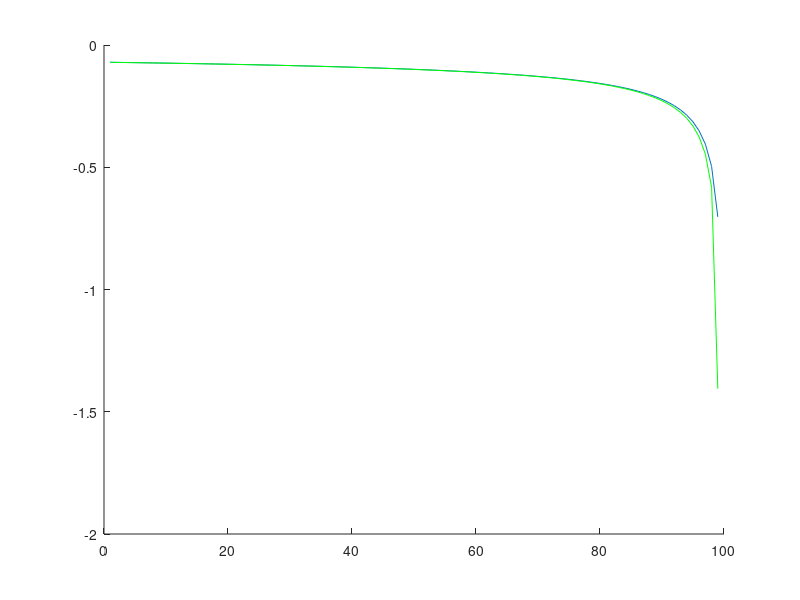
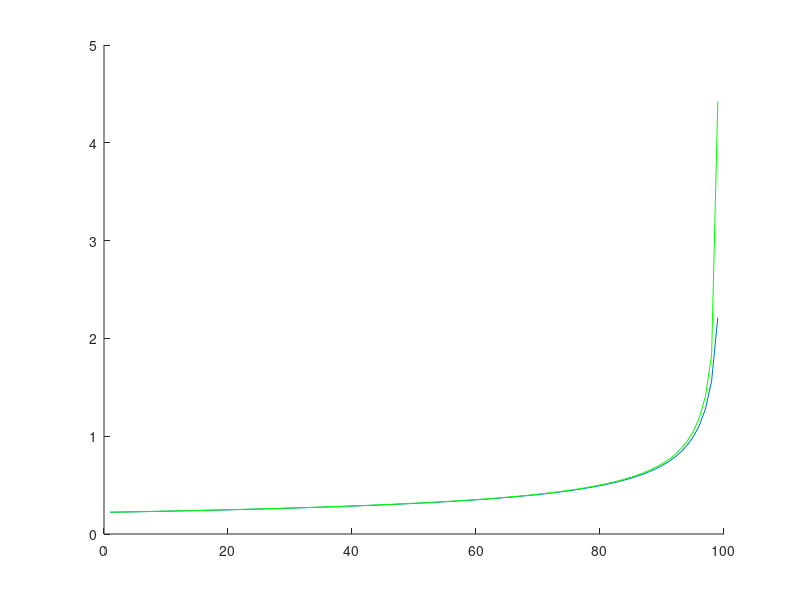

These figures' MATLAB source, in order:
%% dp1dot/dp1
clear all
u = zeros(5);
x = zeros(5);
dp = 0.02;

% Inputs
torque_drive = u(1);  
Inflow_opening = u(2);
Outflow_opening = u(3); 
Recycle_opening = u(4);
dummy = u(5); 


% States
p1 = x(1);
p2 = x(2);
m_comp = x(3);
omega_comp = x(4);
m_rec = x(5);

% Calculate p1dot varying p1
for i=1:100
    p1 = -1+i*dp;

torque_drive = torque_drive * 15000 / (2 * pi * 50);
% if omega_comp > 2*pi*50
        torque_drive = torque_drive * (2 * pi * 50 / omega_comp);
% end

% Parameters
% NEW: Parameters for Air
% cv = 20.0;
% cp = 29.0;
% gamma = cp/cv; % 1.4028
% R_air = 8.31 / 28.97 *1000;
% T0 = 25;

SpeedSound = 340;     % speed of sound
In_pres    = 1.0;  % input pressure
Out_pres   = 1.0; % output pressure

% Valve_in_gain = 1 / 270; % 420.0 / 3600 / sqrt(9789 / 11.82);   % opening gain
% Valve_rec_gain = 420.0 / 3600 / sqrt(9789 / 11.82); %0.01; % opening gain
% Valve_out_gain = 1 / 270; % 420.0 / 3600 / sqrt(9789 / 11.82); %1.0/sqrt(0.2e5); % opening gain

VolumeT1 = 2*pi * (0.60 / 2)^2 * 2 + pi * (0.08 / 2)^2 * 8.191; % volume of the inlet pipe, 6m
VolumeT2 =  pi * (0.60 / 2)^2 * 2 + pi * (0.08 / 2)^2 * 5.940; % volume, tank
AdivL =     pi * (0.08 / 2)^2 / 3 * 0.1;  % Duct cross section divided by length

%%% Compressor
J          = (0.4 + 0.2070) *0.4; % 0.8;  % shaft inertia: compressor and rotor
% tauComp    = 1.0/0.001;     % time constant of the pressure ratio
tauRecycle =   1/0.5 * 1;     % time constant of the recycle valve




%%% coefficients of the compressor map 
A = [0.000299749505193654     -0.000171254191089237      3.57321648097597e-05    -9.1783572200945e-07 ...
    -0.252701086129365         0.136885752773673         -0.02642368327081        0.00161012740365743 ...
    54.8046725371143          -29.9550791497765          5.27827499839098         0.693826282579158];

%%% coefficients of the torque map 
B = [0.0230082553748617       -0.00142888713858701     36.1012418352137          3.34780616372668];


% Algebraic equations

% valves
C = [-0.423884232813775         0.626400271518973       -0.0995040168384753      0.0201535563630318 ...
     -0.490814924104294         0.843580880467905        -0.423103455111209      0.0386841406482887];

dp_sqrt = sqrt(abs(In_pres*100 - p1*100)) * sign(In_pres*100 - p1*100);
M3 = [dp_sqrt*Inflow_opening^3 dp_sqrt*Inflow_opening^2 dp_sqrt*Inflow_opening dp_sqrt ...
    Inflow_opening^3 Inflow_opening^2 Inflow_opening 1]';


m_in = C * M3 + 0.0051; % Inflow valve
% m_rec_ss = Valve_rec_gain*Recycle_opening*sqrt(abs(p2 - p1))*sign(p2 - p1); % Recycle valve
% if Recycle_opening > 1e-2
%     REC = [-0.70259 0.69713 -0.02843 0.013383 3.6089 -4.2137 1.3645 -0.11049];
%     dp_sqrt8 = sqrt(abs(p2/1000 - p1/1000));
%     M3 = [dp_sqrt8.*Recycle_opening.^3 dp_sqrt8.*Recycle_opening.^2 dp_sqrt8.*Recycle_opening dp_sqrt8 ...
%         Recycle_opening.^3 Recycle_opening.^2 Recycle_opening ones(length(Recycle_opening),1)]';
%     m_rec_ss = REC * M3 + 0.05;
% else
%     m_rec_ss = 0;
% end
m_rec_ss = ((0.0047) * sqrt(p2*1e5 - p1*1e5) * Recycle_opening  + 0.0263 ) * ~(Recycle_opening<1e-2);


% D = [    0.021182190468223
%                          0
%        -0.0372607070498975
%          0.015018502625883
%         -0.163754411108535
%                          0
%          0.395432975110223
%         -0.129295806042816
%          0.036946153978411
%                          0
%        -0.0787044830112647
%         0.04589656834961267]';
% dp_sqrt2 = sqrt(abs(p2/1000 - Out_pres)) .* sign(p2/1000 - Out_pres);     
% M4 = [dp_sqrt2.^2.*Outflow_opening.^3 dp_sqrt2.^2.*Outflow_opening.^2 dp_sqrt2.^2.*Outflow_opening dp_sqrt2.^2 ...
%       dp_sqrt2.*Outflow_opening.^3 dp_sqrt2.*Outflow_opening.^2 dp_sqrt2.*Outflow_opening dp_sqrt2 ...
%       Outflow_opening.^3 Outflow_opening.^2 Outflow_opening 1]';
% 
% m_out = D * M4;
% % output valve 
% % m_out = Valve_out_gain*Outflow_opening*sqrt(abs(p2 - Out_pres*1e3))*sign(p2 - Out_pres*1e3); % Outflow valve
% m_out = max(m_out+0.05, 0);
D2 = [-0.0083454 -0.0094965 0.16826 -0.032215 -0.61199 0.94175 -0.48522 0.10369];
dp_sqrt2 = sqrt(abs(p2*100 - Out_pres*100)) * sign(p2*100 - Out_pres*100);      
% M4 = [dp_sqrt2.^2.*u_out.^3 dp_sqrt2.^2.*u_out.^2 dp_sqrt2.^2.*u_out dp_sqrt2.^2 ...
%       dp_sqrt2.*u_out.^3 dp_sqrt2.*u_out.^2 dp_sqrt2.*u_out dp_sqrt2 ...
%       u_out.^3 u_out.^2 u_out ones(length(u_out),1)]';
M5 = [dp_sqrt2*Outflow_opening^3 dp_sqrt2*Outflow_opening^2 dp_sqrt2*Outflow_opening dp_sqrt2 ...
       Outflow_opening^3 Outflow_opening^2 Outflow_opening 1]';
% m_out = D * M4 + 0.05;
m_out = D2 * M5 + 0.0170;

% compressor pressure ratio

M = [omega_comp^2*m_comp^3 omega_comp^2*m_comp^2 omega_comp^2*m_comp omega_comp^2 ...
    omega_comp*m_comp^3 omega_comp*m_comp^2 omega_comp*m_comp omega_comp ...
    m_comp^3 m_comp^2 m_comp 1]';
p_ratio = A * M;

% Map variation due to temperature:
% dp = ((1-T0/T_in) + T0/T_in * dp^((gamma-1)/gamma))^(gamma/(gamma-1));

% if dp < 1
%     dp = 1;
% end

% compressor torque
M2 = [m_comp*omega_comp omega_comp m_comp 1]';
% torque_comp =  B * M2;
T_ss_model = (2.5543945754982 +  47.4222669576423 * m_comp); % .* ~(m_comp < 1e-2);
% T_ss_model = signal_saturation(0,40);
T_ss_model = T_ss_model + 0.6218;

% if omega_comp > 2*pi*50
%         T_ss_model = T_ss_model * (2 * pi * 50 / omega_comp);
% end

sys(1) = SpeedSound * SpeedSound / VolumeT1 * (m_in + m_rec - m_comp) * 1e-5; % p1
sys(2) = SpeedSound * SpeedSound / VolumeT2 * (m_comp - m_rec - m_out) * 1e-5;  % p2
sys(3) = AdivL * (p_ratio * p1*1e5 - p2*1e5 ); % m_c
% sys(4) = tauComp * (dp - p_ratio); % phi
sys(4) = 1.0 / J * (torque_drive - T_ss_model); % omega
sys(5) = tauRecycle * (m_rec_ss - m_rec); % rec flow

% p1dot
pdot1(i) = sys(1);

%dp1dot/dp1
dx1x1(i) = SpeedSound * SpeedSound / VolumeT1 * 1e-5 * (-1/2*sign(In_pres-p1)*100/sqrt(abs(In_pres*100-p1*100))) * (C(1)*Inflow_opening^3 + C(2)*Inflow_opening^2 + C(3)*Inflow_opening + C(4));
end

% estimate of dp1dot/dp1 using forward euler
dx1x1_est = (pdot1(2:end)-pdot1(1:end-1))/dp;
figure; hold on
plot(dx1x1)
plot(dx1x1_est,'-g')


%% dp1dot/dqc and dp1dot/dqr
dx1x3 = -SpeedSound * SpeedSound / VolumeT1 * 1e-5;
dx1x5 = SpeedSound * SpeedSound / VolumeT1 * 1e-5;

%% dp2dot/dp2
dx2x2 = SpeedSound * SpeedSound / VolumeT1 * 1e-5 * (-1/2*sign(p2-Out_pres)*100/sqrt(abs(p2*100-Out_pres*100))) * (D2(1)*Outflow_opening^3 + D2(2)*Outflow_opening^2 + D2(3)*Outflow_opening + D2(4));

% Calculate p1dot varying p1
for i=1:100
    p2 = -1+i*dp;

torque_drive = torque_drive * 15000 / (2 * pi * 50);
% if omega_comp > 2*pi*50
        torque_drive = torque_drive * (2 * pi * 50 / omega_comp);
% end

% Parameters
% NEW: Parameters for Air
% cv = 20.0;
% cp = 29.0;
% gamma = cp/cv; % 1.4028
% R_air = 8.31 / 28.97 *1000;
% T0 = 25;

SpeedSound = 340;     % speed of sound
In_pres    = 1.0;  % input pressure
Out_pres   = 1.0; % output pressure

% Valve_in_gain = 1 / 270; % 420.0 / 3600 / sqrt(9789 / 11.82);   % opening gain
% Valve_rec_gain = 420.0 / 3600 / sqrt(9789 / 11.82); %0.01; % opening gain
% Valve_out_gain = 1 / 270; % 420.0 / 3600 / sqrt(9789 / 11.82); %1.0/sqrt(0.2e5); % opening gain

VolumeT1 = 2*pi * (0.60 / 2)^2 * 2 + pi * (0.08 / 2)^2 * 8.191; % volume of the inlet pipe, 6m
VolumeT2 =  pi * (0.60 / 2)^2 * 2 + pi * (0.08 / 2)^2 * 5.940; % volume, tank
AdivL =     pi * (0.08 / 2)^2 / 3 * 0.1;  % Duct cross section divided by length

%%% Compressor
J          = (0.4 + 0.2070) *0.4; % 0.8;  % shaft inertia: compressor and rotor
% tauComp    = 1.0/0.001;     % time constant of the pressure ratio
tauRecycle =   1/0.5 * 1;     % time constant of the recycle valve




%%% coefficients of the compressor map 
A = [0.000299749505193654     -0.000171254191089237      3.57321648097597e-05    -9.1783572200945e-07 ...
    -0.252701086129365         0.136885752773673         -0.02642368327081        0.00161012740365743 ...
    54.8046725371143          -29.9550791497765          5.27827499839098         0.693826282579158];

%%% coefficients of the torque map 
B = [0.0230082553748617       -0.00142888713858701     36.1012418352137          3.34780616372668];


% Algebraic equations

% valves
C = [-0.423884232813775         0.626400271518973       -0.0995040168384753      0.0201535563630318 ...
     -0.490814924104294         0.843580880467905        -0.423103455111209      0.0386841406482887];

dp_sqrt = sqrt(abs(In_pres*100 - p1*100)) * sign(In_pres*100 - p1*100);
M3 = [dp_sqrt*Inflow_opening^3 dp_sqrt*Inflow_opening^2 dp_sqrt*Inflow_opening dp_sqrt ...
    Inflow_opening^3 Inflow_opening^2 Inflow_opening 1]';


m_in = C * M3 + 0.0051; % Inflow valve
% m_rec_ss = Valve_rec_gain*Recycle_opening*sqrt(abs(p2 - p1))*sign(p2 - p1); % Recycle valve
% if Recycle_opening > 1e-2
%     REC = [-0.70259 0.69713 -0.02843 0.013383 3.6089 -4.2137 1.3645 -0.11049];
%     dp_sqrt8 = sqrt(abs(p2/1000 - p1/1000));
%     M3 = [dp_sqrt8.*Recycle_opening.^3 dp_sqrt8.*Recycle_opening.^2 dp_sqrt8.*Recycle_opening dp_sqrt8 ...
%         Recycle_opening.^3 Recycle_opening.^2 Recycle_opening ones(length(Recycle_opening),1)]';
%     m_rec_ss = REC * M3 + 0.05;
% else
%     m_rec_ss = 0;
% end
m_rec_ss = ((0.0047) * sqrt(p2*1e5 - p1*1e5) * Recycle_opening  + 0.0263 ) * ~(Recycle_opening<1e-2);


% D = [    0.021182190468223
%                          0
%        -0.0372607070498975
%          0.015018502625883
%         -0.163754411108535
%                          0
%          0.395432975110223
%         -0.129295806042816
%          0.036946153978411
%                          0
%        -0.0787044830112647
%         0.04589656834961267]';
% dp_sqrt2 = sqrt(abs(p2/1000 - Out_pres)) .* sign(p2/1000 - Out_pres);     
% M4 = [dp_sqrt2.^2.*Outflow_opening.^3 dp_sqrt2.^2.*Outflow_opening.^2 dp_sqrt2.^2.*Outflow_opening dp_sqrt2.^2 ...
%       dp_sqrt2.*Outflow_opening.^3 dp_sqrt2.*Outflow_opening.^2 dp_sqrt2.*Outflow_opening dp_sqrt2 ...
%       Outflow_opening.^3 Outflow_opening.^2 Outflow_opening 1]';
% 
% m_out = D * M4;
% % output valve 
% % m_out = Valve_out_gain*Outflow_opening*sqrt(abs(p2 - Out_pres*1e3))*sign(p2 - Out_pres*1e3); % Outflow valve
% m_out = max(m_out+0.05, 0);
D2 = [-0.0083454 -0.0094965 0.16826 -0.032215 -0.61199 0.94175 -0.48522 0.10369];
dp_sqrt2 = sqrt(abs(p2*100 - Out_pres*100)) * sign(p2*100 - Out_pres*100);      
% M4 = [dp_sqrt2.^2.*u_out.^3 dp_sqrt2.^2.*u_out.^2 dp_sqrt2.^2.*u_out dp_sqrt2.^2 ...
%       dp_sqrt2.*u_out.^3 dp_sqrt2.*u_out.^2 dp_sqrt2.*u_out dp_sqrt2 ...
%       u_out.^3 u_out.^2 u_out ones(length(u_out),1)]';
M5 = [dp_sqrt2*Outflow_opening^3 dp_sqrt2*Outflow_opening^2 dp_sqrt2*Outflow_opening dp_sqrt2 ...
       Outflow_opening^3 Outflow_opening^2 Outflow_opening 1]';
% m_out = D * M4 + 0.05;
m_out = D2 * M5 + 0.0170;

% compressor pressure ratio

M = [omega_comp^2*m_comp^3 omega_comp^2*m_comp^2 omega_comp^2*m_comp omega_comp^2 ...
    omega_comp*m_comp^3 omega_comp*m_comp^2 omega_comp*m_comp omega_comp ...
    m_comp^3 m_comp^2 m_comp 1]';
p_ratio = A * M;

% Map variation due to temperature:
% dp = ((1-T0/T_in) + T0/T_in * dp^((gamma-1)/gamma))^(gamma/(gamma-1));

% if dp < 1
%     dp = 1;
% end

% compressor torque
M2 = [m_comp*omega_comp omega_comp m_comp 1]';
% torque_comp =  B * M2;
T_ss_model = (2.5543945754982 +  47.4222669576423 * m_comp); % .* ~(m_comp < 1e-2);
% T_ss_model = signal_saturation(0,40);
T_ss_model = T_ss_model + 0.6218;

% if omega_comp > 2*pi*50
%         T_ss_model = T_ss_model * (2 * pi * 50 / omega_comp);
% end

sys(1) = SpeedSound * SpeedSound / VolumeT1 * (m_in + m_rec - m_comp) * 1e-5; % p1
sys(2) = SpeedSound * SpeedSound / VolumeT2 * (m_comp - m_rec - m_out) * 1e-5;  % p2
sys(3) = AdivL * (p_ratio * p1*1e5 - p2*1e5 ); % m_c
% sys(4) = tauComp * (dp - p_ratio); % phi
sys(4) = 1.0 / J * (torque_drive - T_ss_model); % omega
sys(5) = tauRecycle * (m_rec_ss - m_rec); % rec flow

% p2dot
pdot2(i) = sys(2);

%dp2dot/dp2
dx2x2(i) = SpeedSound * SpeedSound / VolumeT2 * 1e-5 * (1/2*sign(p2-Out_pres)*100/sqrt(abs(p2*100-Out_pres*100))) * (D2(1)*Outflow_opening^3 + D2(2)*Outflow_opening^2 + D2(3)*Outflow_opening + D2(4));
end

% estimate of dp1dot/dp1 using forward euler
dx2x2_est = (pdot2(2:end)-pdot2(1:end-1))/dp;
figure; hold on
plot(dx2x2)
plot(dx2x2_est,'-g')


%% dp2dot/dqc and dqr

dx2x5 = -SpeedSound * SpeedSound / VolumeT2 * 1e-5;
dx2x3 = SpeedSound * SpeedSound / VolumeT2 * 1e-5;


